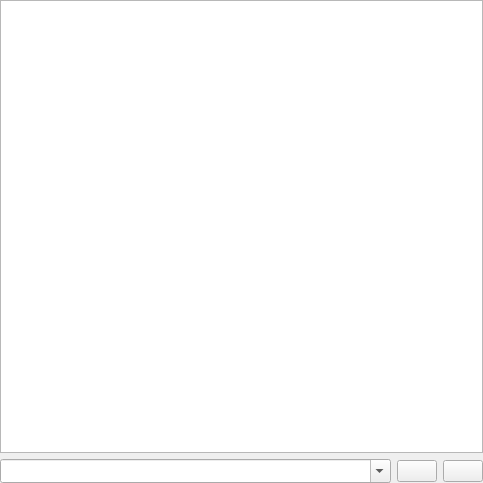
<?xml version="1.0" encoding="UTF-8"?>
<ui version="4.0">
 <class>partMainConsole</class>
 <widget class="QWidget" name="partMainConsole">
  <property name="geometry">
   <rect>
    <x>0</x>
    <y>0</y>
    <width>483</width>
    <height>483</height>
   </rect>
  </property>
  <property name="windowTitle">
   <string>Form</string>
  </property>
  <layout class="QGridLayout" name="gridLayout">
   <property name="leftMargin">
    <number>0</number>
   </property>
   <property name="topMargin">
    <number>0</number>
   </property>
   <property name="rightMargin">
    <number>0</number>
   </property>
   <property name="bottomMargin">
    <number>0</number>
   </property>
   <item row="0" column="0">
    <widget class="QFrame" name="frame">
     <property name="frameShape">
      <enum>QFrame::Shape::NoFrame</enum>
     </property>
     <property name="frameShadow">
      <enum>QFrame::Shadow::Raised</enum>
     </property>
     <layout class="QVBoxLayout" name="verticalLayout_14">
      <property name="leftMargin">
       <number>0</number>
      </property>
      <property name="topMargin">
       <number>0</number>
      </property>
      <property name="rightMargin">
       <number>0</number>
      </property>
      <property name="bottomMargin">
       <number>0</number>
      </property>
      <item>
       <widget class="QPlainTextEdit" name="txtConsole">
        <property name="minimumSize">
         <size>
          <width>0</width>
          <height>1</height>
         </size>
        </property>
        <property name="font">
         <font>
          <pointsize>9</pointsize>
         </font>
        </property>
        <property name="readOnly">
         <bool>true</bool>
        </property>
       </widget>
      </item>
      <item>
       <layout class="QHBoxLayout" name="horizontalLayout_7" stretch="1,0,0">
        <item>
         <widget class="ComboBox" name="cboCommand">
          <property name="styleSheet">
           <string notr="true">padding-top: 3;
padding-bottom: 3;
padding-right: 8;</string>
          </property>
          <property name="editable">
           <bool>true</bool>
          </property>
          <property name="maxVisibleItems">
           <number>10</number>
          </property>
          <property name="maxCount">
           <number>25</number>
          </property>
          <property name="insertPolicy">
           <enum>QComboBox::InsertPolicy::InsertAtTop</enum>
          </property>
          <property name="frame">
           <bool>true</bool>
          </property>
         </widget>
        </item>
        <item>
         <widget class="QPushButton" name="cmdCommandSend">
          <property name="toolTip">
           <string>Send command</string>
          </property>
          <property name="icon">
           <iconset resource="../../../resources/images.qrc">
            <normaloff>:/images/send_1.png</normaloff>:/images/send_1.png</iconset>
          </property>
          <property name="iconSize">
           <size>
            <width>16</width>
            <height>16</height>
           </size>
          </property>
         </widget>
        </item>
        <item>
         <widget class="QPushButton" name="cmdClearConsole">
          <property name="toolTip">
           <string>Clear console</string>
          </property>
          <property name="icon">
           <iconset resource="../../../resources/images.qrc">
            <normaloff>:/images/erase_1.png</normaloff>:/images/erase_1.png</iconset>
          </property>
          <property name="iconSize">
           <size>
            <width>16</width>
            <height>16</height>
           </size>
          </property>
         </widget>
        </item>
       </layout>
      </item>
     </layout>
    </widget>
   </item>
  </layout>
 </widget>
 <customwidgets>
  <customwidget>
   <class>ComboBox</class>
   <extends>QComboBox</extends>
   <header location="global">ui/widgets/combobox.h</header>
   <slots>
    <signal>returnPressed()</signal>
   </slots>
  </customwidget>
 </customwidgets>
 <resources>
  <include location="../../../resources/images.qrc"/>
 </resources>
 <connections>
  <connection>
   <sender>cmdCommandSend</sender>
   <signal>clicked()</signal>
   <receiver>partMainConsole</receiver>
   <slot>onSendClicked()</slot>
   <hints>
    <hint type="sourcelabel">
     <x>426</x>
     <y>459</y>
    </hint>
    <hint type="destinationlabel">
     <x>428</x>
     <y>478</y>
    </hint>
   </hints>
  </connection>
  <connection>
   <sender>cmdClearConsole</sender>
   <signal>clicked()</signal>
   <receiver>partMainConsole</receiver>
   <slot>onClearClicked()</slot>
   <hints>
    <hint type="sourcelabel">
     <x>462</x>
     <y>459</y>
    </hint>
    <hint type="destinationlabel">
     <x>479</x>
     <y>460</y>
    </hint>
   </hints>
  </connection>
  <connection>
   <sender>cboCommand</sender>
   <signal>returnPressed()</signal>
   <receiver>partMainConsole</receiver>
   <slot>onSendClicked()</slot>
   <hints>
    <hint type="sourcelabel">
     <x>217</x>
     <y>468</y>
    </hint>
    <hint type="destinationlabel">
     <x>-1</x>
     <y>468</y>
    </hint>
   </hints>
  </connection>
 </connections>
 <slots>
  <slot>onClearClicked()</slot>
  <slot>onSendClicked()</slot>
 </slots>
</ui>
